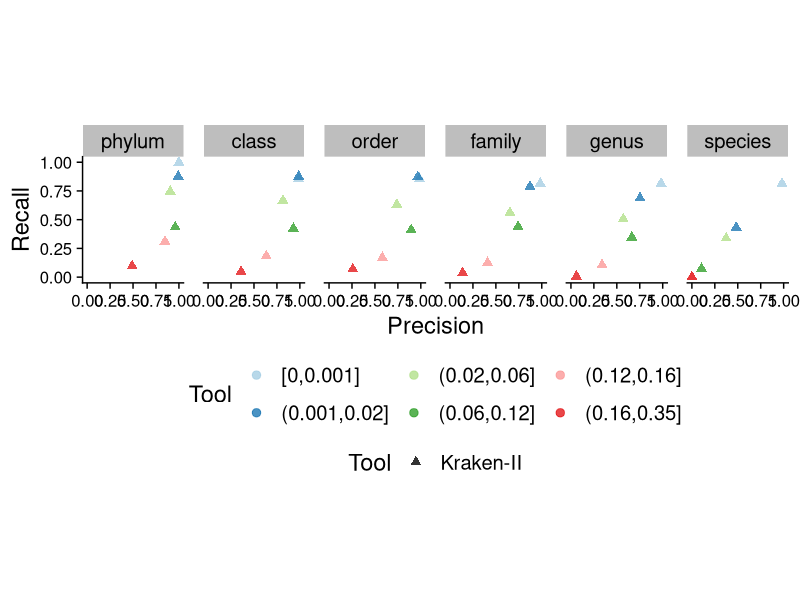

Generate this figure with R: (Note: this script raises an error after producing the figure.)
require(ggplot2)
require(readr)
require(cowplot)
require(dplyr)

scores <- read_csv("../results/summary_p_scores_sizes-bacteria.csv")
scores$Taxonomic_Rank[scores$Taxonomic_Rank == "superkingdom"] <- "kingdom"
scores <- scores %>% filter (Taxonomic_Rank != "kingdom")
scores$Taxonomic_Rank <- factor(
  scores$Taxonomic_Rank,
  levels = c("phylum", "class", "order", "family", "genus", "species")
)
scores$Method <- factor(scores$Method, levels = c("CONSULT-II (0.03)",
                                                  "CONSULT-II h=14, b=10 (0.03)",
                                                  "CONSULT-II h=13, b=16 (0.03)",
                                                  "Kraken-II"))
scores$Method[scores$Method == "CONSULT-II (0.03)"] <- "CONSULT-II 140Gb (0.03)"
scores$Method[scores$Method == "CONSULT-II h=14, b=10 (0.03)"] <- "CONSULT-II 32Gb (0.03)"
scores$Method[scores$Method == "CONSULT-II h=13, b=16 (0.03)"] <- "CONSULT-II 18Gb (0.03)"

ggplot(scores %>% filter(Method != "CONSULT-II 18Gb (0.03)") %>%
         mutate(
           Distance_to_closest = cut(
             Distance_to_closest,
             include.lowest = TRUE,
             breaks = c(0, 0.001, 0.02, 0.06, 0.12, 0.16, 0.35)
           )
         ) %>%
         group_by(Method, Taxonomic_Rank, Distance_to_closest) %>%
         summarise(Recall = mean(Recall), F1 = mean(F1), Precision = mean(Precision))
       , aes(x = Precision, y = Recall, color = Distance_to_closest, shape = Method)) +
  geom_point(alpha = 0.8, size=2.5) +
  facet_wrap(facets = "Taxonomic_Rank", nrow=1) +
  labs(shape = "Tool", colour = "Tool", linetype = "Tool", x = "Precision", y = "Recall") +
  scale_colour_brewer(palette = "Paired") +
  scale_shape_manual(values = c(17, 2, 15)) +
  theme_cowplot(font_size = 17) +
  theme(strip.background = element_rect(fill = "gray")) +
  theme(axis.text.y = element_text(size=12), axis.text.x = element_text(size=12), aspect.ratio = 1.25) +
  theme(panel.spacing.x = unit(1, "lines")) +
  theme(legend.position = "bottom", legend.justification = "center", legend.direction = "horizontal", legend.box = "vertical")
ggsave2("../figures/classification_size_comparison-bacteria1.pdf", width=15, height = 4)

ggplot(scores %>% filter(Method != "CONSULT-II 18Gb (0.03)"), aes(x = Distance_to_closest, y = F1, color = Method, linetype = Method, shape = Method)) +
  facet_wrap(vars(Taxonomic_Rank), nrow = 1) +
  geom_point(alpha = 0.5) +
  labs(shape = "Tool", colour = "Tool", linetype = "Tool", x = "Distance to the closest", y = "F1") +
  stat_smooth(se = F, span = 0.7, method = "glm", method.args = list(family = binomial), size = 1.25) +
  theme_cowplot(font_size = 17) +
  scale_colour_manual(values = c("#d95f02", "#a6761d", "#7570b3")) +
  theme(strip.background = element_rect(fill = "gray")) +
  theme(axis.text.y = element_text(size=12), axis.text.x = element_text(size=12), aspect.ratio = 1.25) +
  theme(legend.position = "bottom", legend.justification = "center", legend.direction = "vertical") +
  theme(legend.position = "bottom", legend.justification = "center", legend.direction = "horizontal", legend.box = "vertical")
ggsave2("../figures/classification_size_comparison-bacteria2.pdf", width=15, height = 4)